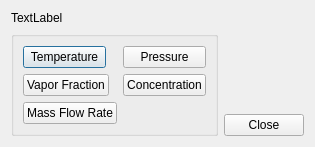
<?xml version="1.0" encoding="UTF-8"?>
<ui version="4.0">
 <class>VICheckDialog</class>
 <widget class="QDialog" name="VICheckDialog">
  <property name="geometry">
   <rect>
    <x>0</x>
    <y>0</y>
    <width>295</width>
    <height>140</height>
   </rect>
  </property>
  <property name="windowTitle">
   <string>Dialog</string>
  </property>
  <layout class="QHBoxLayout" name="horizontalLayout">
   <item>
    <layout class="QVBoxLayout" name="verticalLayout">
     <item>
      <widget class="QLabel" name="label">
       <property name="text">
        <string>TextLabel</string>
       </property>
      </widget>
     </item>
     <item>
      <widget class="QGroupBox" name="groupBox">
       <property name="sizePolicy">
        <sizepolicy hsizetype="Minimum" vsizetype="Minimum">
         <horstretch>0</horstretch>
         <verstretch>0</verstretch>
        </sizepolicy>
       </property>
       <property name="title">
        <string/>
       </property>
       <layout class="QFormLayout" name="formLayout">
        <item row="0" column="0">
         <widget class="QPushButton" name="TButton">
          <property name="sizePolicy">
           <sizepolicy hsizetype="Minimum" vsizetype="Fixed">
            <horstretch>0</horstretch>
            <verstretch>0</verstretch>
           </sizepolicy>
          </property>
          <property name="minimumSize">
           <size>
            <width>83</width>
            <height>0</height>
           </size>
          </property>
          <property name="maximumSize">
           <size>
            <width>120</width>
            <height>16777215</height>
           </size>
          </property>
          <property name="text">
           <string>Temperature</string>
          </property>
         </widget>
        </item>
        <item row="0" column="1">
         <widget class="QPushButton" name="PButton">
          <property name="sizePolicy">
           <sizepolicy hsizetype="Minimum" vsizetype="Fixed">
            <horstretch>0</horstretch>
            <verstretch>0</verstretch>
           </sizepolicy>
          </property>
          <property name="minimumSize">
           <size>
            <width>83</width>
            <height>0</height>
           </size>
          </property>
          <property name="maximumSize">
           <size>
            <width>120</width>
            <height>16777215</height>
           </size>
          </property>
          <property name="text">
           <string>Pressure</string>
          </property>
         </widget>
        </item>
        <item row="1" column="0">
         <widget class="QPushButton" name="WButton">
          <property name="sizePolicy">
           <sizepolicy hsizetype="Minimum" vsizetype="Fixed">
            <horstretch>0</horstretch>
            <verstretch>0</verstretch>
           </sizepolicy>
          </property>
          <property name="minimumSize">
           <size>
            <width>83</width>
            <height>0</height>
           </size>
          </property>
          <property name="maximumSize">
           <size>
            <width>120</width>
            <height>16777215</height>
           </size>
          </property>
          <property name="text">
           <string>Vapor Fraction</string>
          </property>
         </widget>
        </item>
        <item row="1" column="1">
         <widget class="QPushButton" name="CButton">
          <property name="sizePolicy">
           <sizepolicy hsizetype="Fixed" vsizetype="Fixed">
            <horstretch>0</horstretch>
            <verstretch>0</verstretch>
           </sizepolicy>
          </property>
          <property name="minimumSize">
           <size>
            <width>83</width>
            <height>0</height>
           </size>
          </property>
          <property name="maximumSize">
           <size>
            <width>120</width>
            <height>16777215</height>
           </size>
          </property>
          <property name="text">
           <string>Concentration</string>
          </property>
         </widget>
        </item>
        <item row="2" column="0">
         <widget class="QPushButton" name="FButton">
          <property name="sizePolicy">
           <sizepolicy hsizetype="Fixed" vsizetype="Fixed">
            <horstretch>0</horstretch>
            <verstretch>0</verstretch>
           </sizepolicy>
          </property>
          <property name="text">
           <string>Mass Flow Rate</string>
          </property>
         </widget>
        </item>
       </layout>
      </widget>
     </item>
    </layout>
   </item>
   <item>
    <layout class="QVBoxLayout" name="verticalLayout_2">
     <item>
      <spacer name="verticalSpacer">
       <property name="orientation">
        <enum>Qt::Vertical</enum>
       </property>
       <property name="sizeHint" stdset="0">
        <size>
         <width>20</width>
         <height>40</height>
        </size>
       </property>
      </spacer>
     </item>
     <item>
      <widget class="QPushButton" name="cancelButton">
       <property name="sizePolicy">
        <sizepolicy hsizetype="Fixed" vsizetype="Fixed">
         <horstretch>0</horstretch>
         <verstretch>0</verstretch>
        </sizepolicy>
       </property>
       <property name="text">
        <string>Close</string>
       </property>
      </widget>
     </item>
    </layout>
   </item>
  </layout>
 </widget>
 <tabstops>
  <tabstop>cancelButton</tabstop>
  <tabstop>TButton</tabstop>
  <tabstop>PButton</tabstop>
  <tabstop>WButton</tabstop>
  <tabstop>CButton</tabstop>
 </tabstops>
 <resources/>
 <connections/>
</ui>
